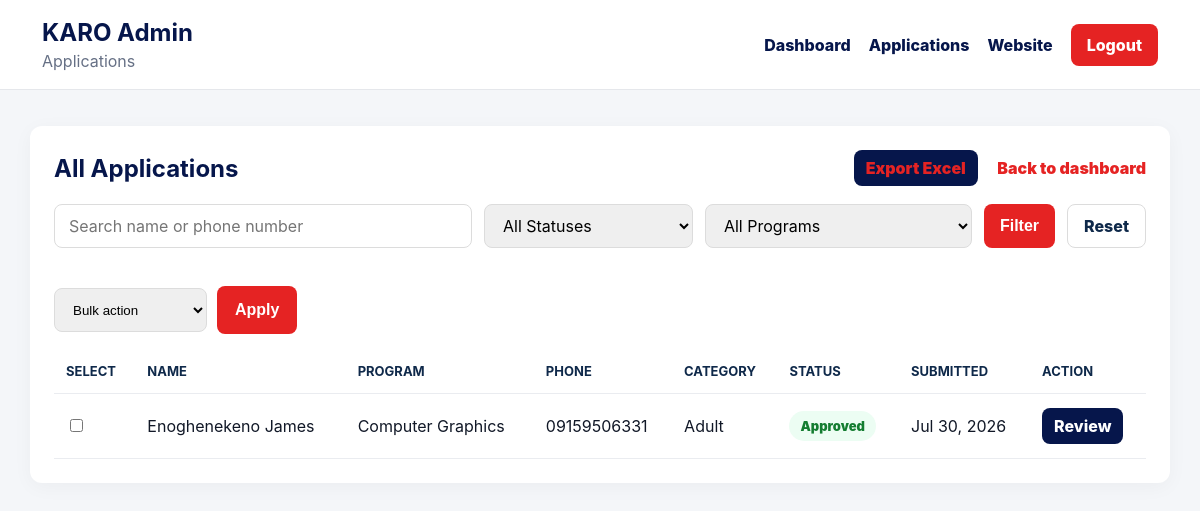
The app's page /admin-applications/ (signed in) with its own data.
### myapp/models.py (models this page shows, shortened)
class TrainingApplication(models.Model):
    student = models.ForeignKey(User, on_delete=models.SET_NULL, blank=True, null=True)
    CATEGORY_CHOICES = [
        ("Adult", "Adult"),
        ("Children", "Children"),
    ]
    PROGRAM_CHOICES = [
        ("ICT", "ICT"),
        ("Computer for Beginners", "Computer for Beginners"),
        ("Computer Graphics", "Computer Graphics"),
        ("Plumbing", "Plumbing"),
        ("Electrical Electronics", "Electrical Electronics"),
        ("Solar System Installation", "Solar System Installation"),
        ("Alamaco & Aluminium Works", "Alamaco & Aluminium Works"),
    ]
    DURATION_CHOICES = [
        ("3 months", "3 months"),
        ("6 months", "6 months"),
        ("1 year", "1 year"),
    ]
    STATUS_CHOICES = [
        ("Pending", "Pending"),
        ("Approved", "Approved"),
        ("Rejected", "Rejected"),
    ]
    surname = models.CharField(max_length=100)
    first_name = models.CharField(max_length=100)
    middle_name = models.CharField(max_length=100, blank=True)
    address = models.TextField()
    age = models.PositiveIntegerField()
    category = models.CharField(max_length=20, choices=CATEGORY_CHOICES)
    phone_number = models.CharField(max_length=20, blank=True)
    level_of_education = models.CharField(max_length=100)
    program = models.CharField(max_length=100, choices=PROGRAM_CHOICES)
    duration = models.CharField(max_length=20, choices=DURATION_CHOICES)
    start_date = models.DateField()
    end_date = models.DateField()
    guardian_name = models.CharField(max_length=100, blank=True)
    guardian_address = models.TextField(blank=True)
    guardian_phone_number = models.CharField(max_length=20, blank=True)
    student_passport = models.ImageField(upload_to="passports/students/")
    guardian_passport = models.ImageField(upload_to="passports/guardians/")
    status = models.CharField(max_length=20, choices=STATUS_CHOICES, default="Pending")
    application_date = models.DateTimeField(auto_now_add=True)
    admin_message = models.TextField(blank=True)
    admin_notes = models.TextField(blank=True)
    reviewed_at = models.DateTimeField(blank=True, null=True)

### myapp/views.py (the view, shortened to what this page needs)
# urls.py: path('admin-applications/', views.admin_applications, name='admin_applications'),
@login_required
@user_passes_test(is_admin)
def admin_applications(request):
    applications = TrainingApplication.objects.order_by("-application_date")
    search_query = request.GET.get("search", "")
    status_filter = request.GET.get("status", "")
    program_filter = request.GET.get("program", "")
    if status_filter:
        applications = applications.filter(status=status_filter)
    if program_filter:
        applications = applications.filter(program=program_filter)
    return render(request, "myapp/admin_applications.html", {
        "applications": applications,
        "search_query": search_query,
        "status_filter": status_filter,
        "program_filter": program_filter,
        "status_choices": TrainingApplication.STATUS_CHOICES,
        "program_choices": TrainingApplication.PROGRAM_CHOICES,
    })

### myapp/views.py (called while the page is built)
def is_admin(user):
    return user.is_staff

### templates/myapp/admin_applications.html (shortened to what this page needs)
{% load static %}
<!DOCTYPE html>
<html lang="en">
<head>
    <link rel="stylesheet" href="{% static 'css/home.css' %}">
</head>
<body class="admin-page">
<header class="admin-topbar">
    <div>
        <h2>KARO Admin</h2>
        <p>Applications</p>
    </div>
    <nav>
        <a href="/admin-dashboard/">Dashboard</a>
        <a href="/admin-applications/">Applications</a>
        <a href="/">Website</a>
        <a href="/logout/" class="admin-logout">Logout</a>
    </nav>
</header>
<main class="admin-layout">
    <section class="admin-panel">
        <div class="panel-heading">
            <h2>All Applications</h2>
            <div>
                <a href="/admin-export-excel/" class="table-action" style="margin-right: 15px;">Export Excel</a>
                <a href="/admin-dashboard/">Back to dashboard</a>
            </div>
        </div>
        <form method="GET" class="admin-filter-form">
            <input
                type="text"
                name="search"
                value="{{ search_query }}"
                placeholder="Search name or phone number"
            >
            <select name="status">
                <option value="">All Statuses</option>
            </select>
            <select name="program">
                <option value="">All Programs</option>
            </select>
            <button type="submit" class="submit-btn">Filter</button>
            <a href="/admin-applications/" class="cancel-btn">Reset</a>
        </form>
        <div class="admin-table-wrap">
            <form method="POST" action="/admin-bulk-action/">
                <div class="bulk-actions" style="margin-bottom: 15px; display: flex; gap: 10px; align-items: center;">
                    <select name="bulk_action" required>
                        <option value="">Bulk action</option>
                    </select>
                    <button type="submit" class="submit-btn">Apply</button>
                </div>
                <table class="admin-table">
                    <thead>
                        <tr>
                            <th>Select</th>
                            <th>Name</th>
                            <th>Program</th>
                            <th>Phone</th>
                            <th>Category</th>
                            <th>Status</th>
                            <th>Submitted</th>
                            <th>Action</th>
                        </tr>
                    </thead>
                    <tbody>
                        {% for application in applications %}
                            <tr>
                                <td>
                                    <input type="checkbox" name="application_ids" value="{{ application.id }}">
                                </td>
                                <td>{{ application.surname }} {{ application.first_name }}</td>
                                <td>{{ application.program }}</td>
                                <td>{{ application.phone_number }}</td>
                                <td>{{ application.category }}</td>
                                <td><span class="status-pill {{ application.status|lower }}">{{ application.status }}</span></td>
                                <td>{{ application.application_date|date:"M d, Y" }}</td>
                                <td>
                                    <a href="{% url 'admin_application_detail' application.id %}" class="table-action">Review</a>
                                </td>
                            </tr>
                        {% empty %}
                            <tr>
                                <td colspan="8">No applications have been submitted yet.</td>
                            </tr>
                        {% endfor %}
                    </tbody>
                </table>
            </form>
        </div>
    </section>
</main>
</body>
</html>

### static/css/home.css (style rules this page uses)
body { margin: 0; font-family: Arial, sans-serif; background: #f5f7fb; color: #111827; }
.cancel-btn, .submit-btn { min-height: 48px; border-radius: 8px; font-size: 16px; font-weight: 800; cursor: pointer; text-align: center; }
.cancel-btn { display: flex; align-items: center; justify-content: center; color: #0f294a; background: #ffffff; border: 1px solid #dcdcdc; text-decoration: none; }
.submit-btn { color: #ffffff; background: #e52323; border: none; }
.admin-page { margin: 0; background: #f4f6f9; color: #111827; font-family: Inter, "Segoe UI", system-ui, Arial, sans-serif; }
.admin-topbar { display: flex; justify-content: space-between; align-items: center; gap: 24px; padding: 18px 42px; background: #ffffff; border-bottom: 1px solid #e5e7eb; }
.admin-topbar h2 { margin: 0; color: #06164b; }
.admin-topbar p { margin: 4px 0 0; color: #667085; }
.admin-topbar nav { display: flex; align-items: center; gap: 18px; }
.admin-topbar a { color: #06164b; font-weight: 800; text-decoration: none; }
.admin-logout { padding: 11px 16px; color: #ffffff !important; background: #e52323; border-radius: 8px; }
.admin-layout { max-width: 1180px; margin: 0 auto; padding: 36px 20px; }
.admin-panel { background: #ffffff; padding: 24px; border-radius: 12px; box-shadow: 0 4px 20px rgba(0, 0, 0, 0.04); }
.panel-heading { display: flex; justify-content: space-between; align-items: center; gap: 18px; margin-bottom: 18px; }
.panel-heading h2 { margin: 0; color: #06164b; }
.panel-heading a { color: #e52323; font-weight: 900; text-decoration: none; }
.admin-table-wrap { overflow-x: auto; }
.admin-table { width: 100%; border-collapse: collapse; }
.admin-table th, .admin-table td { padding: 14px 12px; text-align: left; border-bottom: 1px solid #eaecf0; }
.admin-table th { color: #0f294a; font-size: 13px; text-transform: uppercase; }
.status-pill { display: inline-flex; padding: 7px 11px; border-radius: 999px; font-size: 13px; font-weight: 900; }
.status-pill.approved { color: #147d31; background: #ecfdf3; }
.table-action { display: inline-flex; padding: 8px 12px; color: #ffffff; background: #06164b; border-radius: 8px; font-weight: 800; text-decoration: none; }
.admin-filter-form { display: grid; grid-template-columns: 2fr 1fr 1fr auto auto; gap: 12px; margin-bottom: 20px; }
.admin-filter-form input, .admin-filter-form select { min-height: 44px; padding: 0 14px; border: 1px solid #dcdcdc; border-radius: 8px; font: inherit; }
.admin-filter-form .submit-btn, .admin-filter-form .cancel-btn { min-height: 44px; padding: 0 16px; }
.bulk-actions { display: flex; gap: 12px; margin: 18px 0; }
.bulk-actions select { min-height: 44px; padding: 0 14px; border: 1px solid #dcdcdc; border-radius: 8px; }
.bulk-actions .submit-btn { padding: 0 18px; }
body { margin: 0; font-family: "Inter", Arial, sans-serif; background: #f6f8fc; color: #0f172a; }
html { scroll-behavior: smooth; }
* { box-sizing: border-box; }

### records on screen
TrainingApplication: surname "Enoghenekeno", first_name "James", program "Computer Graphics", phone_number "09159506331", category "Adult", status "Approved", application_date "Jul 30, 2026"
